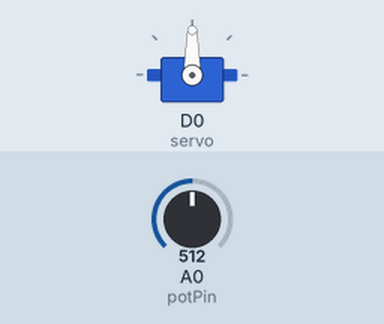
Recording of a sketch running on a simulated ESP8266 (NodeMCU). Shown: servo. Inputs (shaded band) come from the test bench; at power-on: A0 (potPin) = 512.

Above: at 1.2 s.
1.3 s: A0 (potPin) set to 716
At 2.3 s:
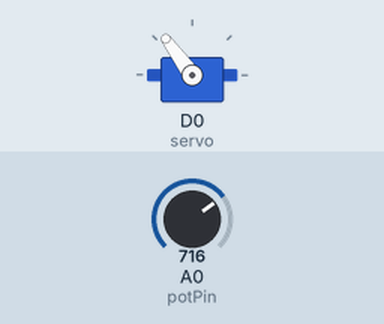
2.8 s: A0 (potPin) set to 900
At 3.7 s:
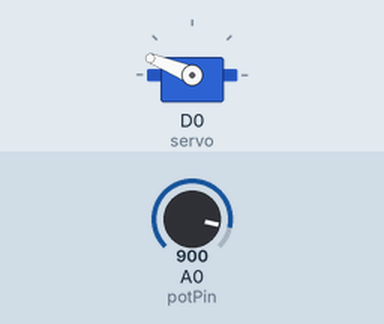
4.3 s: A0 (potPin) set to 1023
At 5.1 s:
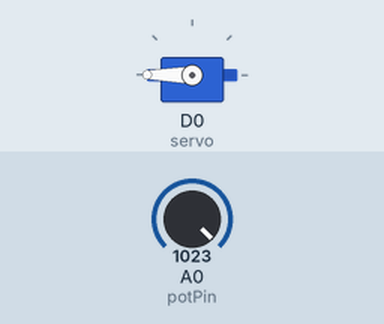
5.8 s: A0 (potPin) set to 306
At 6.9 s:
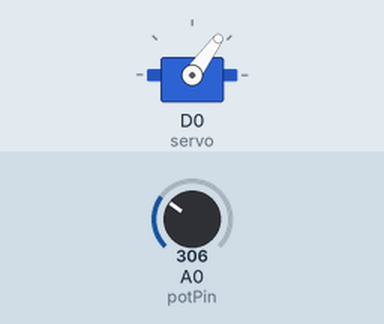
7.3 s: A0 (potPin) set to 122
At 8.3 s:
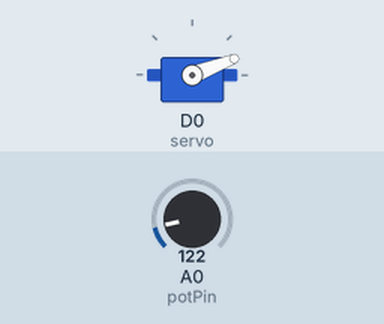
8.8 s: A0 (potPin) set to 511
At 9.7 s:
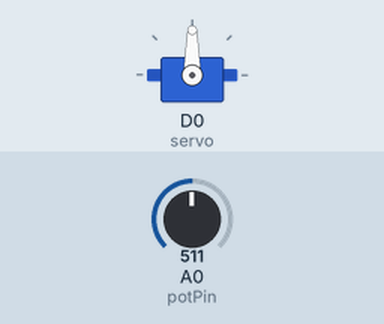
Timing chart, 0 to 11.3 s (numbered marks = the images above; inputs shaded):
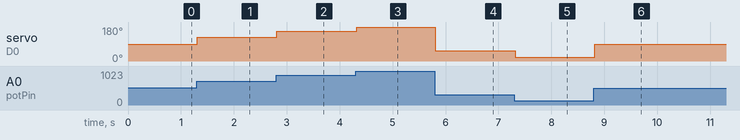

Measured:
- after the input at 1.3 s, servo on D0 (servo): 90° → 126° at once
- after the input at 2.8 s, servo on D0 (servo): 126° → 158° at once
- after the input at 4.3 s, servo on D0 (servo): 158° → 180° at once
- after the input at 5.8 s, servo on D0 (servo): 180° → 54° at once
- after the input at 7.3 s, servo on D0 (servo): 54° → 21° at once
- after the input at 8.8 s, servo on D0 (servo): 21° → 90° at once

The sketch:

2.1.ino
```cpp
#include <Servo.h>

Servo servo;

int potPin = A0;
int angle = 0;

void setup() {
  servo.attach(D0, 600, 2600);
}

void loop() {
int potValue = analogRead(potPin);
angle = map(potValue, 0, 1023, 0, 180);
servo.write(angle);
delay(25);
}
```
